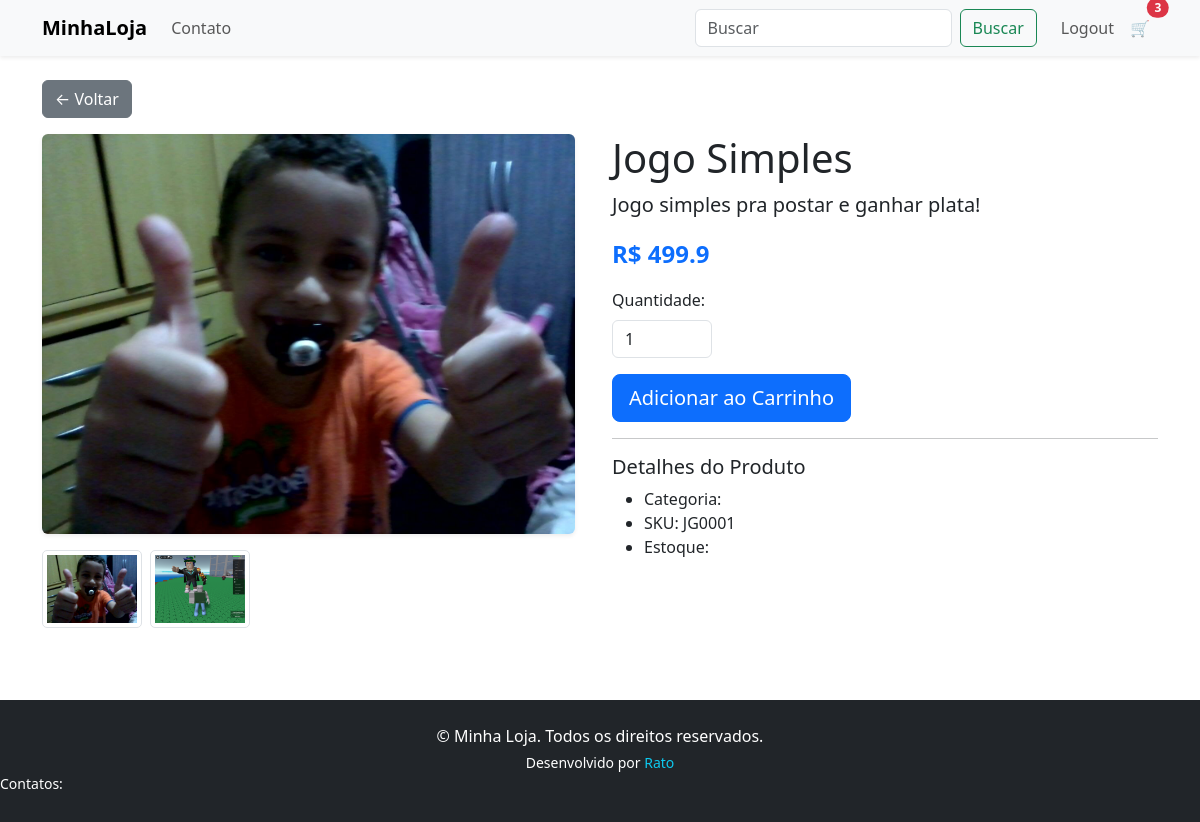
Screenshot of /3/ (signed in) with the database file from the repository.
### Application/models.py (models this page shows, shortened)
class Product(models.Model):
    id = models.AutoField(primary_key=True)
    name = models.CharField(max_length=50)
    sku = models.CharField(max_length=50, unique=True)
    price = models.FloatField()
    image = models.ImageField(upload_to=product_main_path)
    description = models.TextField(blank=True)

class ProductImage(models.Model):
    product = models.ForeignKey(Product, on_delete=models.CASCADE, related_name='images')
    image = models.ImageField(upload_to=product_image_path)

### Application/views.py (the view)
# urls.py: path('<int:product_id>/', views.product_page, name='product_page'),
def product_page(request, product_id):
    product = get_object_or_404(Product, id=product_id)
    return render(request, 'App/product_page.html', context={'product': product})

### Application/templates/App/product_page.html (shortened to what this page needs)
{% extends 'App/layout.html' %}
{% load static %}
{% block head %}
    <link rel="stylesheet" href="{% static 'App/css/product_page.css' %}">
{% endblock head %}
{% block content %}
    <div class="container py-4">
    <a href="{% url 'App:home' %}" class="btn btn-secondary mb-3">← Voltar</a>
    <div class="row">
        <div class="col-md-6">
            <img src="{{ product.image.url }}" alt="{{ product.name }}" class="img-fluid rounded shadow-sm mb-3 main-image">
            <div class="d-flex flex-wrap gap-2 thumbnails">
                <img src="{{ product.image.url }}" alt="Imagem Adicional" class="img-thumbnail thumb-image">
                {% for img in product.images.all %}
                    <img src="{{ img.image.url }}" alt="Imagem Adicional" class="img-thumbnail thumb-image">
                {% empty %}
                    <p class="text-muted">Nenhuma imagem adicional disponível.</p>
                {% endfor %}
            </div>
        </div>
        <div class="col-md-6">
            <h1>{{ product.name }}</h1>
            <p class="lead">{{ product.description }}</p>
            <p class="fs-4 fw-bold text-primary">R$ {{ product.price }}</p>
            <form method="post" action="{% url 'App:cart_add' product.id %}">
                <div class="mb-3">
                    <label for="quantity" class="form-label">Quantidade:</label>
                    <input type="number" id="quantity" name="quantity" value="1" min="1" class="form-control" style="max-width: 100px;">
                </div>
                <button type="submit" class="btn btn-primary btn-lg">Adicionar ao Carrinho</button>
            </form>
            <hr>
            <h5>Detalhes do Produto</h5>
            <ul>
                <li>Categoria: {{ product.category.name }}</li>
                <li>SKU: {{ product.sku }}</li>
                <li>Estoque: {{ product.stock }}</li>
            </ul>
        </div>
    </div>
</div>
{% endblock content %}

### Application/static/App/css/product_page.css (style rules this page uses)
.main-image { max-height: 400px; object-fit: contain; }
.thumb-image { width: 100px; cursor: pointer; border-radius: 5px; transition: transform 0.3s ease; }

### rows the page displays
Product: image (picture), name "Jogo Simples", description "Jogo simples pra postar e ganhar plata!", price "499.9", sku "JG0001"
ProductImage: image (picture)
